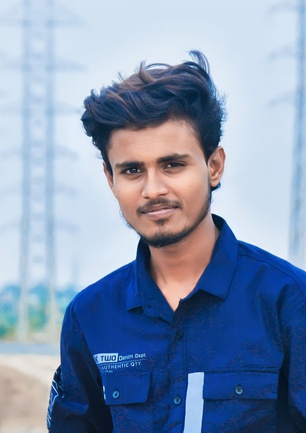
#> input picture images/ajayt/AjayT.jpeg, 306 x 433 px, shrunk from 1255 x 1774 before the run, found by its file name
$ jupyter execute --allow-errors DataCleaning.ipynb
#> lines starting #> are read from the running program, lines starting #| are printed output that depends on the picture
[cell 1]
import numpy as np
import cv2
import matplotlib.pyplot as plt
import os

[cell 2]
img = cv2.imread('/home/lakshmisagar-j-m/Desktop/img_classifier/images/AjayT.jpeg')
#> img is the input picture: shape (433, 306, 3); mean B, G, R 178.3, 150, 132.1

[cell 3]
img.shape
#> Out = (433, 306, 3)

[cell 4]
plt.imshow(img)

[cell 5]
gry=cv2.cvtColor(img, cv2.COLOR_BGR2GRAY)
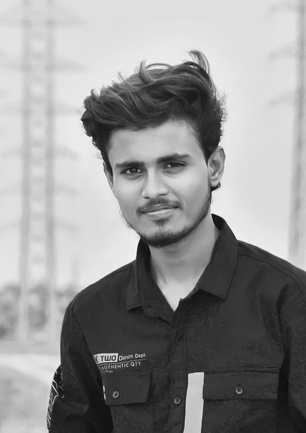
#> gry: shape (433, 306); min 11, max 251, mean 147.9

[cell 6]
plt.imshow(gry)

[cell 7]
plt.imshow(gry, cmap='gray')

[cell 8]
gry

[cell 9]
f_c = cv2.CascadeClassifier('/home/lakshmisagar-j-m/Desktop/img_classifier/haarcascades/haarcascade_frontalface_default.xml')
e_c=cv2.CascadeClassifier('/home/lakshmisagar-j-m/Desktop/img_classifier/haarcascades/haarcascade_eye.xml')

[cell 10]
face = f_c.detectMultiScale(gry)
#> face = [[89, 116, 133, 133]]

[cell 11]
print(face)
#| [[ 89 116 133 133]]
face[0]
#> Out = [89, 116, 133, 133]

[cell 12]
(x,y,w,h)= face[0]
#> x = 89; y = 116; w = 133; h = 133

[cell 13]
aj = cv2.rectangle(img,(x,y),(x+w,y+h),(255,0,0),15)
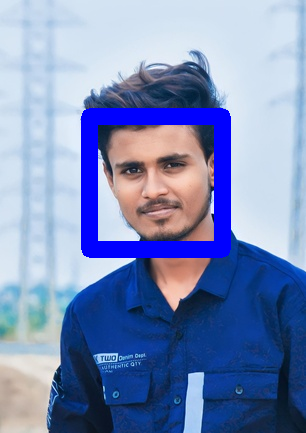
#> aj: shape (433, 306, 3); mean B, G, R 184.8, 140.4, 123
plt.imshow(aj)

[cell 14]
cv2.destroyAllWindows()

#> (a cell that did not finish here is left out)

#> (a cell that did not finish here is left out)

#> (a cell that did not finish here is left out)

[cell 18]
def get_cropped_image_if_2_eyes(image_path):
    img = cv2.imread(image_path)
    if img is None:
        print(f"Error: Unable to read image at {image_path}")
        return None

    gray = cv2.cvtColor(img, cv2.COLOR_BGR2GRAY)
    faces = f_c.detectMultiScale(gray, 1.3, 5)
    if len(faces) == 0:
        print(f"No faces detected in image: {image_path}")
        return None

    for (x, y, w, h) in faces:
        roi_gray = gray[y:y+h, x:x+w]
        roi_color = img[y:y+h, x:x+w]
        eyes = e_c.detectMultiScale(roi_gray)
        if len(eyes) >= 2:
            return roi_color

    print(f"No valid face with two eyes detected in image: {image_path}")
    return None

[cell 19]
o_img = cv2.imread('/home/lakshmisagar-j-m/Desktop/img_classifier/images/ajayt/AjayT2.jpeg')
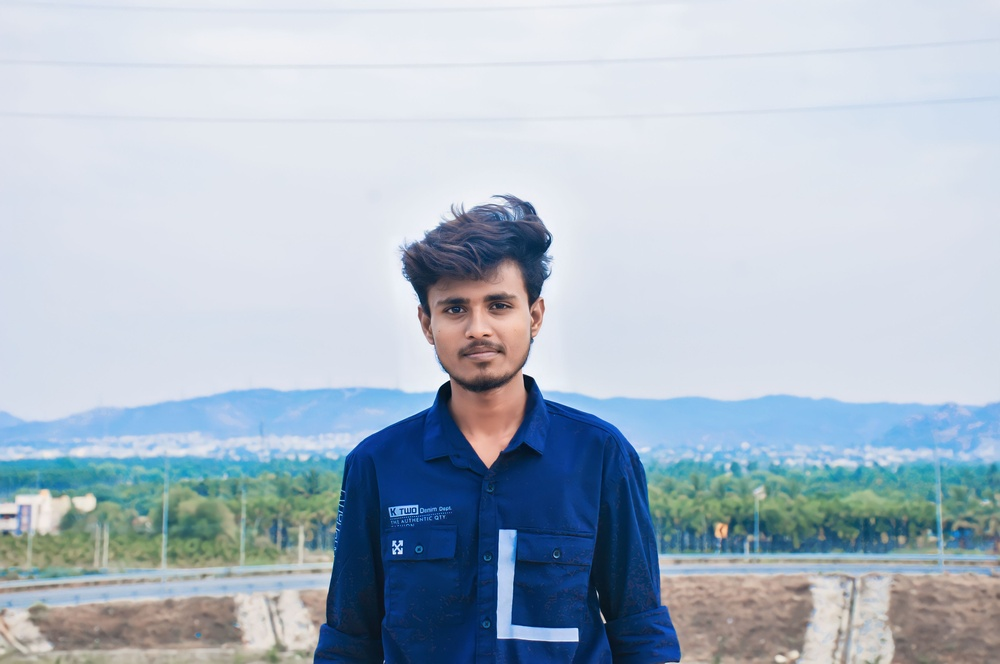
#> input picture images/ajayt/AjayT2.jpeg, 1000 x 664 px, shrunk from 4096 x 2720 before the run, found by its file name
#> o_img is the input picture: shape (664, 1000, 3); mean B, G, R 200, 186.3, 172.5
plt.imshow(o_img)

[cell 20]
c_img = get_cropped_image_if_2_eyes('/home/lakshmisagar-j-m/Desktop/img_classifier/images/ajayt/AjayT2.jpeg')
#> in get_cropped_image_if_2_eyes, `gray = cv2.cvtColor(img, cv2.COLOR_BGR2GRAY)`:
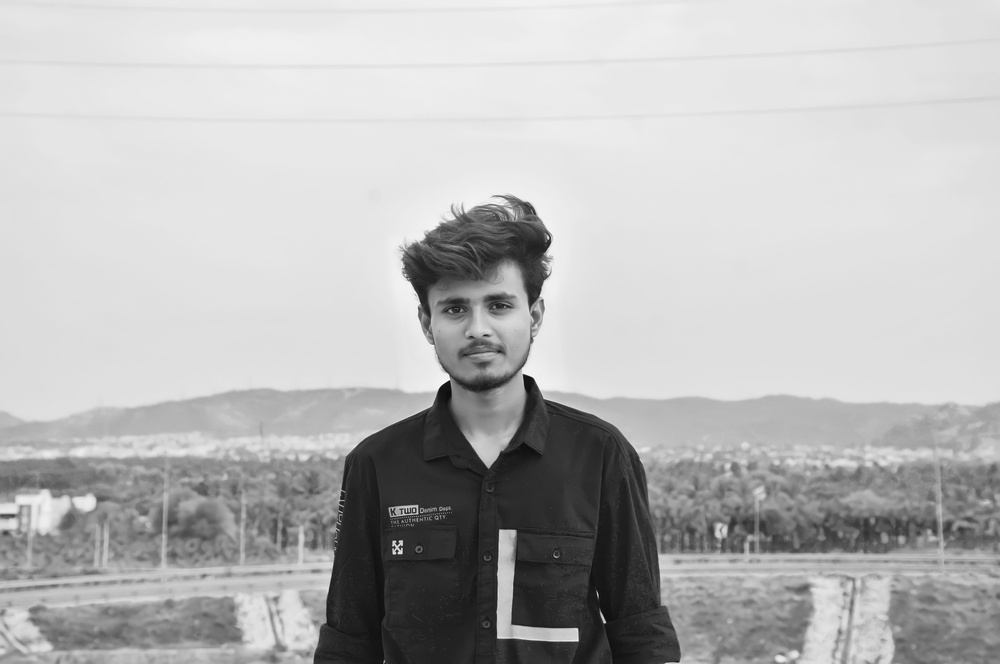
#> gray: shape (664, 1000); min 7, max 255, mean 183.8
#> in get_cropped_image_if_2_eyes, `faces = f_c.detectMultiScale(gray, 1.3, 5)`: faces = [[412, 257, 132, 132]]
#> the loop in get_cropped_image_if_2_eyes, `for (x, y, w, h) in faces:` made 1 pass
#> (x, y, w, h, eyes) on pass 1: (412, 257, 132, 132, [[66, 30, 35, 35], [24, 34, 35, 35]])
#> pass 1, in get_cropped_image_if_2_eyes, `roi_gray = gray[y:y+h, x:x+w]`:
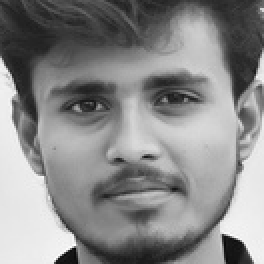
#> roi_gray: shape (132, 132) (shown 2 times larger); min 7, max 255, mean 136.6
#> pass 1, in get_cropped_image_if_2_eyes, `roi_color = img[y:y+h, x:x+w]`:
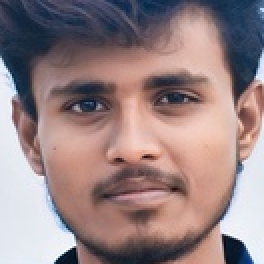
#> roi_color: shape (132, 132, 3) (shown 2 times larger); mean B, G, R 131.5, 130.4, 150.7
plt.imshow(c_img)

[cell 21]
path_to_data = "/home/lakshmisagar-j-m/Desktop/img_classifier/images"
path_to_cr_data = "/home/lakshmisagar-j-m/Desktop/img_classifier/dataset/cropped/"

[cell 22]
img_dirs = []
for entry in os.scandir(path_to_data):
    if entry.is_dir():
        img_dirs.append(entry.path)

[cell 23]
img_dirs

[cell 24]
import shutil
if os.path.exists(path_to_cr_data):
     shutil.rmtree(path_to_cr_data)
os.mkdir(path_to_cr_data)

[cell 25]
cropped_image_dirs = []
celebrity_file_names_dict = {}

for img_dir in img_dirs:
    count = 1
    celebrity_name = img_dir.split('/')[-1]
    print(celebrity_name)

    celebrity_file_names_dict[celebrity_name] = []

    for entry in os.scandir(img_dir):
        roi_color = get_cropped_image_if_2_eyes(entry.path)
